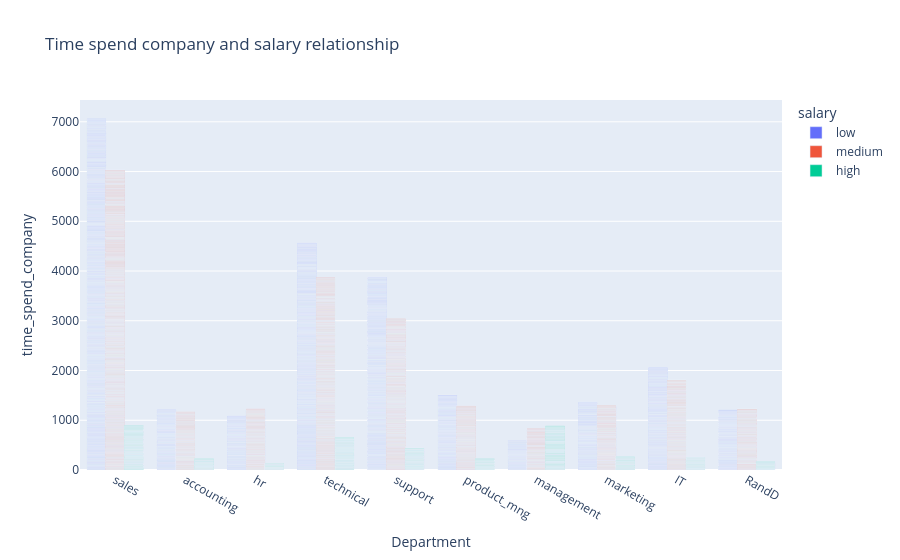

Notebook code for this chart:
### Code cell
fig = px.bar(
    df,
    x="Department",
    y="time_spend_company",
    color="salary",
    barmode="group",
    hover_data=["monthly_hours_bin"],
    title="Time spend company and salary relationship")
fig.show()

### Figure 1 — Plotly figure (JSON) as saved in the notebook; plotly's stock layout.template omitted (floating-point values rounded to 4 significant figures; data arrays with more than 128 entries replaced by an {"elided": "..."} marker saying what was removed)
{"data": [{"alignmentgroup": "True", "customdata": {"elided": "7316x1 str values"}, "hovertemplate": "salary=low<br>Department=%{x}<br>time_spend_company=%{y}<br>monthly_hours_bin=%{customdata[0]}<extra></extra>", "legendgroup": "low", "marker": {"color": "#636efa", "pattern": {"shape": ""}}, "name": "low", "offsetgroup": "low", "orientation": "v", "showlegend": true, "textposition": "auto", "type": "bar", "x": {"elided": "7316 str values"}, "xaxis": "x", "y": {"elided": "7316 float values"}, "yaxis": "y"}, {"alignmentgroup": "True", "customdata": {"elided": "6446x1 str values"}, "hovertemplate": "salary=medium<br>Department=%{x}<br>time_spend_company=%{y}<br>monthly_hours_bin=%{customdata[0]}<extra></extra>", "legendgroup": "medium", "marker": {"color": "#EF553B", "pattern": {"shape": ""}}, "name": "medium", "offsetgroup": "medium", "orientation": "v", "showlegend": true, "textposition": "auto", "type": "bar", "x": {"elided": "6446 str values"}, "xaxis": "x", "y": {"elided": "6446 float values"}, "yaxis": "y"}, {"alignmentgroup": "True", "customdata": {"elided": "1237x1 str values"}, "hovertemplate": "salary=high<br>Department=%{x}<br>time_spend_company=%{y}<br>monthly_hours_bin=%{customdata[0]}<extra></extra>", "legendgroup": "high", "marker": {"color": "#00cc96", "pattern": {"shape": ""}}, "name": "high", "offsetgroup": "high", "orientation": "v", "showlegend": true, "textposition": "auto", "type": "bar", "x": {"elided": "1237 str values"}, "xaxis": "x", "y": {"elided": "1237 float values"}, "yaxis": "y"}], "layout": {"barmode": "group", "legend": {"title": {"text": "salary"}, "tracegroupgap": 0}, "title": {"text": "Time spend company and salary relationship"}, "xaxis": {"anchor": "y", "domain": [0, 1], "title": {"text": "Department"}}, "yaxis": {"anchor": "x", "domain": [0, 1], "title": {"text": "time_spend_company"}}}}
